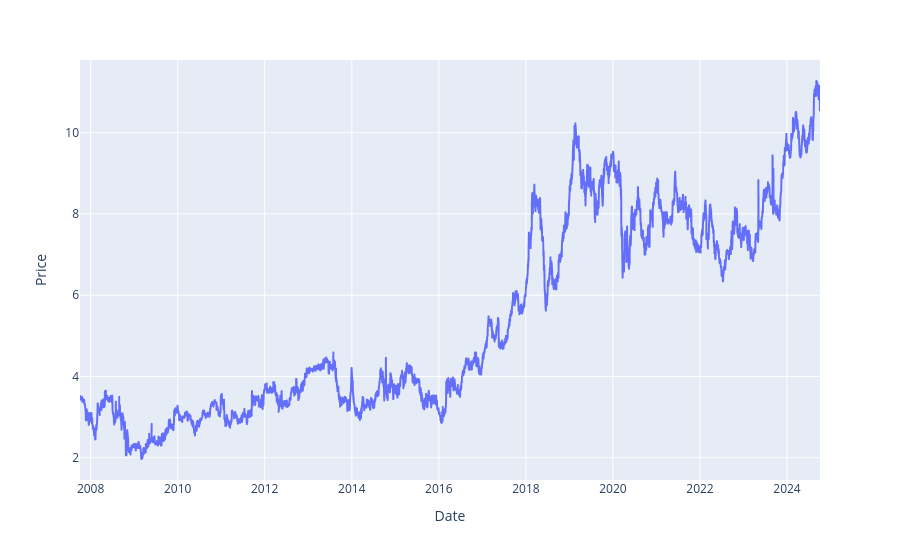

Write notebook code for a chart like this one.
### Code cell
print_line_series(itsa3)

### Figure 1 — Plotly figure (JSON) as saved in the notebook; plotly's stock layout.template omitted (floating-point values rounded to 4 significant figures; data arrays with more than 128 entries replaced by an {"elided": "..."} marker saying what was removed)
{"data": [{"hovertemplate": "Date=%{x}<br>Price=%{y}<extra></extra>", "legendgroup": "", "line": {"color": "#636efa", "dash": "solid"}, "marker": {"symbol": "circle"}, "mode": "lines", "name": "", "showlegend": false, "type": "scattergl", "x": {"elided": "4156 str values"}, "xaxis": "x", "y": {"elided": "4156 float values"}, "yaxis": "y"}], "layout": {"legend": {"tracegroupgap": 0}, "margin": {"t": 60}, "xaxis": {"anchor": "y", "domain": [0, 1], "title": {"text": "Date"}}, "yaxis": {"anchor": "x", "domain": [0, 1], "title": {"text": "Price"}}}}
